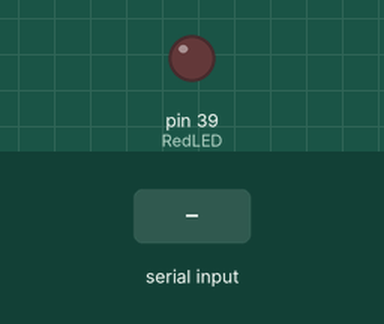
Simulated run of this sketch. Board: Arduino Mega 2560, built with avr-gcc and run on an emulated ATmega2560. Shown: output pins drawn as LEDs (lit = HIGH). The inputs (shaded band) are chosen by the test bench.

Above: at 1.2 s.
1.3 s: "1" received over Serial
At 2.4 s:
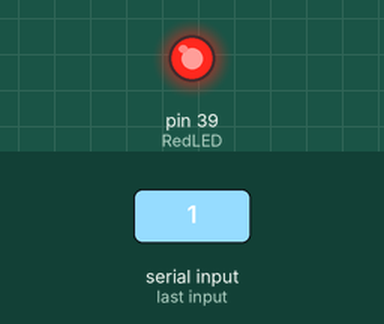
2.8 s: "0" received over Serial
At 3.5 s:
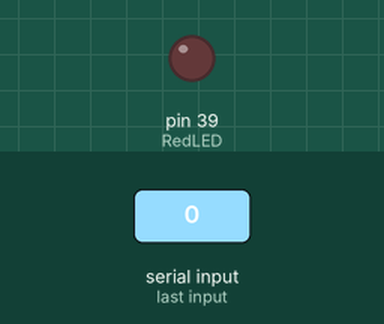
Timing chart, 0 to 5.8 s (numbered marks = the images above; inputs shaded):
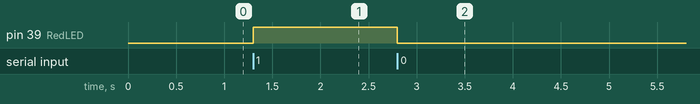

The sketch:

Lab3_2b_.ino
```cpp
/*
  Resolution for Lab 3, 2.b?maybe) for the
  Energia workshop with Educational Boosterpack Mk II by Luís Afonso

  Made in 21/12/2015 by Luís Afonso
*/

#define RedLED 39

char a = 0;

void setup()
{
  Serial.begin(9600);
  pinMode(RedLED,OUTPUT);
}

void loop()
{
  /*
    Wait for something to be received
  */
   while (Serial.available() == 0);

     a= Serial.read();

   if(Serial.available() > 1 || (a != '1' && a != '0') ){
      Serial.println("Please type \"1\" or \"0\" and press enter to turn On and Off the LED");
      EmptyBuffer();
   }
   else{
     /* If the char received is the char "1" (ASCII number 49) */
     if(a == '1')
        digitalWrite(RedLED,1);
     else if(a == '0')
      digitalWrite(RedLED,0);
   }

}

void EmptyBuffer(){
    while (Serial.available() > 0)
       Serial.read();
}
```

Measured:
- after the input at 1.3 s, pin 39 (RedLED): LOW → HIGH at once
- after the input at 2.8 s, pin 39 (RedLED): HIGH → LOW at once
